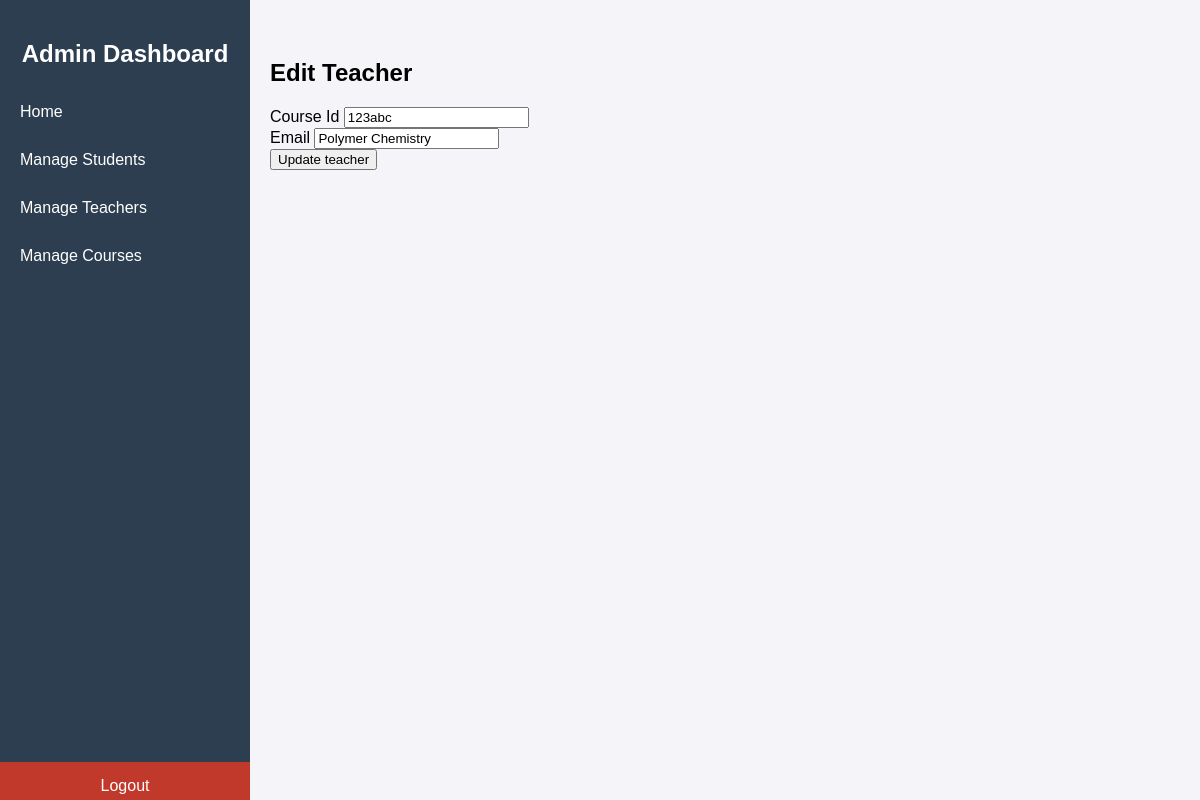
The app's page /edit-course/2/, older data.
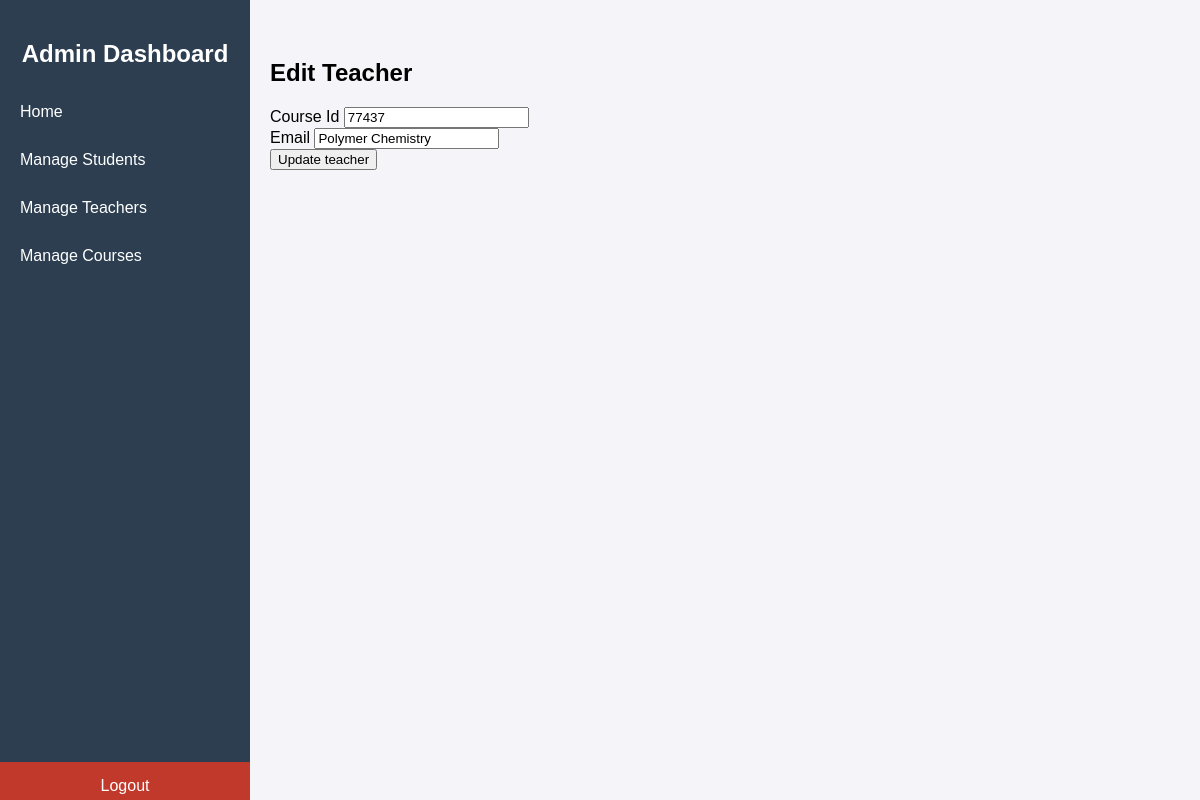
The same page, newer data.
### GradeWireapp/models.py (models this page shows, shortened)
class Course(models.Model):
    course_id = models.CharField(max_length=30,unique=True)
    course_name = models.CharField(max_length=30,unique=True,default= ' ')

### GradeWireapp/views.py (the view)
# urls.py: path('edit-course/<int:course_no>/', views.edit_course, name='edit_course'),
def edit_course(request, course_no):
    course = get_object_or_404(Course, id=course_no)
    if request.method == "POST":
        course.course_id = request.POST.get('courseId')
        course.course_name = request.POST.get('courseName')
        course.save()
        return redirect('ManageCourse')  # Redirect back to the course management page
    return render(request, 'edit_course.html', {'course': course})

### templates/edit_course.html (shortened to what this page needs)
{% load static %}
<!DOCTYPE html>
<html lang="en">
<head>
    <link rel="stylesheet" type="text/css" href="{% static 'assets/css/admin-style.css'%}">
</head>
<body>
    <div class="menu-toggle" onclick="toggleSidebar()">☰ Menu</div>
    <div class="sidebar">
        <h2>Admin Dashboard</h2>
        <a href="{% url 'adminHome' %}" onclick="showSection('home')">Home</a>
        <a href="{% url 'ManageStudent' %}" >Manage Students</a>
        <a href="{% url 'ManageTeacher' %}" >Manage Teachers</a>
        <a href="{% url 'ManageCourse' %}" >Manage Courses</a>
        <a href="{% url 'logout' %}" class="logout" id="logoutButton">Logout</a>
    </div>
    <div class="content">
        <h2>Edit Teacher</h2>
        <form method="POST">
            <div>
                <label for="courseId">Course Id</label>
                <input type="text" name="courseId" value="{{ course.course_id }}" placeholder="course Id" required>
            </div>
            <div>
                <label for="courseName">Email</label>
                <input type="text" name="courseName" value="{{ course.course_name }}" placeholder="course Name" required>
            </div>
            <button type="submit">Update teacher</button>
        </form>
    </div>
</body>
</html>

Row changes from the older to the newer data that the page shows:
changed Course "Polymer Chemistry": courseId "123abc" → "77437"
